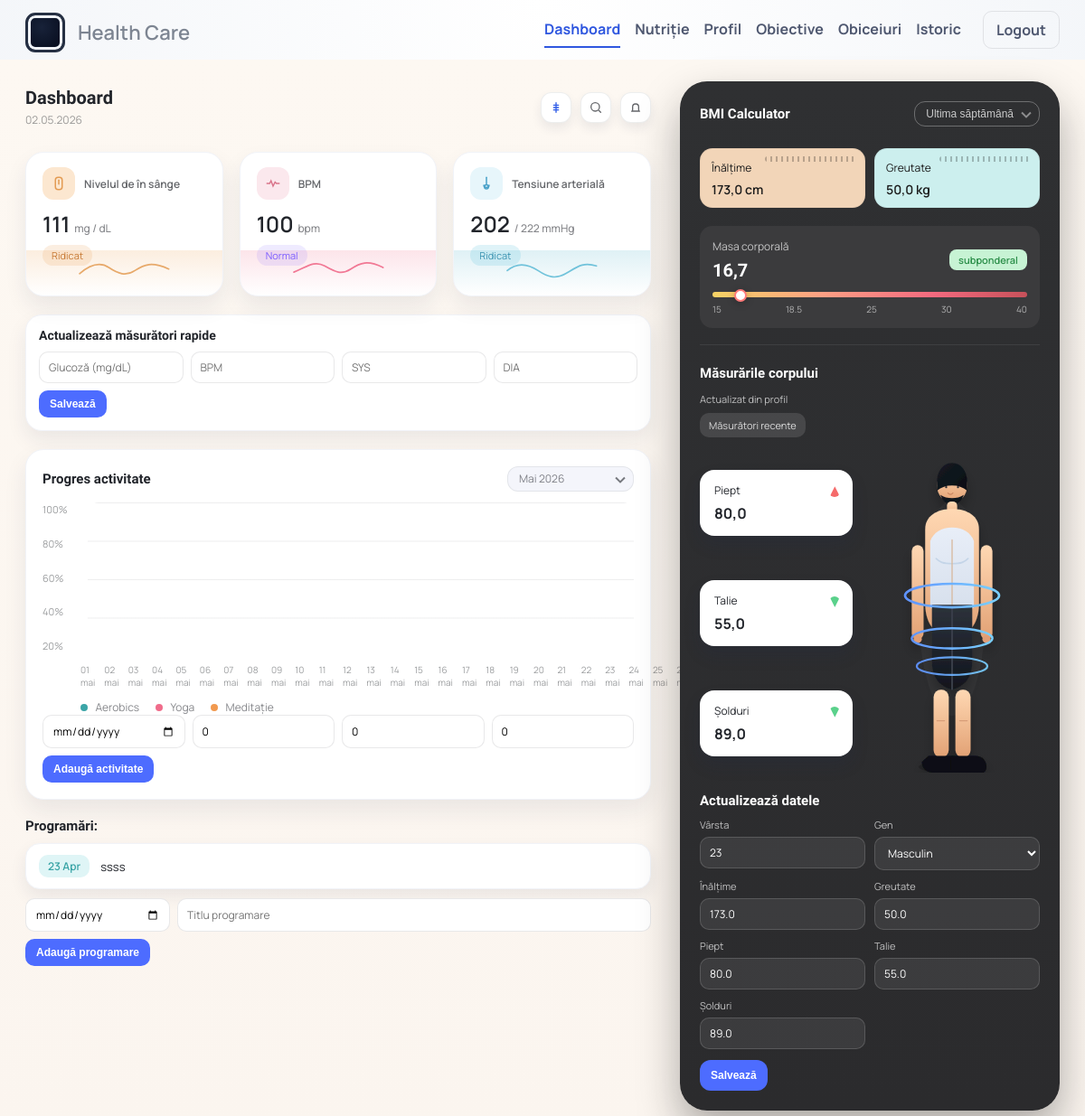
The page /dashboard/ (signed in) on the database its author committed.
### pages/models.py (models this page shows, shortened)
class Appointment(models.Model):
    user = models.ForeignKey(settings.AUTH_USER_MODEL, on_delete=models.CASCADE, related_name="appointments")
    date = models.DateField()
    title = models.CharField(max_length=140)
    class Meta:
        ordering = ["date"]

class Profile(models.Model):
    GENDER_CHOICES = [
        ("masculin", "Masculin"),
        ("feminin", "Feminin"),
        ("altul", "Altul"),
    ]
    user = models.OneToOneField(settings.AUTH_USER_MODEL, on_delete=models.CASCADE, related_name="profile")
    age = models.PositiveSmallIntegerField(null=True, blank=True)
    gender = models.CharField(max_length=20, choices=GENDER_CHOICES, blank=True)
    height_cm = models.DecimalField(max_digits=5, decimal_places=1, null=True, blank=True)
    weight_kg = models.DecimalField(max_digits=5, decimal_places=1, null=True, blank=True)
    bmi = models.DecimalField(max_digits=4, decimal_places=1, null=True, blank=True)
    chest_cm = models.DecimalField(max_digits=5, decimal_places=1, null=True, blank=True)
    waist_cm = models.DecimalField(max_digits=5, decimal_places=1, null=True, blank=True)
    hips_cm = models.DecimalField(max_digits=5, decimal_places=1, null=True, blank=True)

### pages/views.py (the view, shortened to what this page needs)
# urls.py: path("dashboard/", views.dashboard, name="dashboard"),
@login_required
def dashboard(request):
    profile, _ = Profile.objects.get_or_create(user=request.user)
    profile_form = ProfileUpdateForm(instance=profile)
    metric_form = MetricForm()
    activity_form = ActivityForm()
    appointment_form = AppointmentForm()
    selected_month = _parse_activity_month(request)
    selected_month_value = selected_month.strftime("%Y-%m")
    redirect_target = f"{request.path}?month={selected_month_value}"
    latest_metric = HealthMetric.objects.filter(user=request.user).first()
    metrics = {
        "blood_sugar": latest_metric.blood_sugar_mg if latest_metric else None,
        "bpm": latest_metric.bpm if latest_metric else None,
        "bp_sys": latest_metric.blood_pressure_sys if latest_metric else None,
        "bp_dia": latest_metric.blood_pressure_dia if latest_metric else None,
    }
    bmi_value = profile.bmi
    bmi_status = _bmi_status(bmi_value)
    bmi_position = _bmi_position(bmi_value)
    activity_series = _activity_series(request.user, selected_month)
    appointments = Appointment.objects.filter(user=request.user)[:3]
    context = {
        "profile": profile,
        "bmi_status": bmi_status,
        "bmi_position": bmi_position,
        "profile_form": profile_form,
        "metric_form": metric_form,
        "activity_form": activity_form,
        "appointment_form": appointment_form,
        "metrics": metrics,
        "blood_sugar_status": _blood_sugar_status(metrics["blood_sugar"]),
        "bpm_status": _bpm_status(metrics["bpm"]),
        "bp_status": _bp_status(metrics["bp_sys"], metrics["bp_dia"]),
        "activity_series": activity_series,
        "activity_month_label": f"{_month_name_ro(selected_month)} {selected_month.year}",
        "activity_month_value": selected_month_value,
        "activity_month_options": _activity_month_options(selected_month),
        "appointments": appointments,
    }
    return render(request, "pages/dashboard.html", context)

### pages/templates/pages/dashboard.html (shortened to what this page needs)
<!DOCTYPE html>
<html lang="ro">
  <head>
    {% load static %}
    <link rel="stylesheet" href="{% static 'pages/css/dashboard.css' %}?v=20260419-1812" />
  </head>
  <body>
    <div class="page-top">
      <div class="page-title">
        <span class="page-title-text">Health Care</span>
      </div>
      <nav class="top-menu">
        <a class="active" href="{% url 'dashboard' %}">Dashboard</a>
        <a href="{% url 'nutrition' %}">Nutriție</a>
        <a href="{% url 'profile' %}">Profil</a>
        <a href="{% url 'goals' %}">Obiective</a>
        <a href="{% url 'habits' %}">Obiceiuri</a>
        <a href="{% url 'history' %}">Istoric</a>
        <a class="logout" href="{% url 'logout' %}">Logout</a>
      </nav>
    </div>
    <div class="app-shell">
      <main class="dashboard">
        <header class="dash-header">
          <div>
            <h1>Dashboard</h1>
            <span>{% now "d.m.Y" %}</span>
          </div>
          <div class="dash-actions">
            <a class="icon-btn nutrition-link" href="{% url 'nutrition' %}" title="Nutritie">
            </a>
            <button class="icon-btn">
              <svg viewBox="0 0 24 24" aria-hidden="true">
                <circle cx="11" cy="11" r="7" fill="none" stroke="currentColor" stroke-width="2" />
                <path d="M20 20l-3-3" stroke="currentColor" stroke-width="2" stroke-linecap="round" />
              </svg>
            </button>
            <button class="icon-btn">
              <svg viewBox="0 0 24 24" aria-hidden="true">
                <path
                  d="M6 18h12l-1-2v-5a5 5 0 0 0-10 0v5l-1 2z"
                  fill="none"
                  stroke="currentColor"
                  stroke-width="2"
                />
              </svg>
            </button>
          </div>
        </header>
        <section class="metrics">
          <article class="metric-card warm">
            <div class="metric-top">
              <div class="metric-icon">
                <svg viewBox="0 0 24 24" aria-hidden="true">
                  <rect x="7" y="3" width="10" height="18" rx="4" fill="none" stroke="currentColor" stroke-width="2" />
                  <path d="M12 7v6" stroke="currentColor" stroke-width="2" stroke-linecap="round" />
                </svg>
              </div>
              <span>Nivelul de în sânge</span>
            </div>
            <h2>
              {% if metrics.blood_sugar %}
                {{ metrics.blood_sugar }}
              {% else %}
                -
              {% endif %}
              <span>mg / dL</span>
            </h2>
            <div class="pill">{{ blood_sugar_status }}</div>
            <div class="sparkline warm">
              <svg viewBox="0 0 120 40" aria-hidden="true">
                <path
                  d="M2 28 C 16 16, 28 12, 40 20 S 62 32, 74 24 S 96 12, 118 22"
                  fill="none"
                  stroke="currentColor"
                  stroke-width="2"
                  stroke-linecap="round"
                />
              </svg>
            </div>
          </article>
          <article class="metric-card">
            <div class="metric-top">
              <div class="metric-icon">
                <svg viewBox="0 0 24 24" aria-hidden="true">
                  <path
                    d="M3 12h4l2-4 3 8 3-6 2 2h4"
                    fill="none"
                    stroke="currentColor"
                    stroke-width="2"
                    stroke-linecap="round"
                  />
                </svg>
              </div>
              <span>BPM</span>
            </div>
            <h2>
              {% if metrics.bpm %}
                {{ metrics.bpm }}
              {% else %}
                -
              {% endif %}
              <span>bpm</span>
            </h2>
            <div class="pill">{{ bpm_status }}</div>
            <div class="sparkline pink">
              <svg viewBox="0 0 120 40" aria-hidden="true">
                <path
                  d="M2 26 C 18 20, 28 10, 42 18 S 64 30, 76 22 S 98 10, 118 20"
                  fill="none"
                  stroke="currentColor"
                  stroke-width="2"
                  stroke-linecap="round"
                />
              </svg>
            </div>
          </article>
          <article class="metric-card cool">
            <div class="metric-top">
              <div class="metric-icon">
                <svg viewBox="0 0 24 24" aria-hidden="true">
                  <path
                    d="M12 3v10"
                    stroke="currentColor"
                    stroke-width="2"
                    stroke-linecap="round"
                  />
                  <path
                    d="M8 14a4 4 0 1 0 8 0"
                    fill="none"
                    stroke="currentColor"
                    stroke-width="2"
                  />
                  <circle cx="12" cy="17" r="3" fill="none" stroke="currentColor" stroke-width="2" />
                </svg>
              </div>
              <span>Tensiune arterială</span>
            </div>
            <h2>
              {% if metrics.bp_sys and metrics.bp_dia %}
                {{ metrics.bp_sys }} <span>/ {{ metrics.bp_dia }} mmHg</span>
              {% else %}
                - <span>/ - mmHg</span>
              {% endif %}
            </h2>
            <div class="pill">{{ bp_status }}</div>
            <div class="sparkline blue">
              <svg viewBox="0 0 120 40" aria-hidden="true">
                <path
                  d="M2 24 C 16 12, 30 16, 42 24 S 64 36, 78 28 S 100 12, 118 18"
                  fill="none"
                  stroke="currentColor"
                  stroke-width="2"
                  stroke-linecap="round"
                />
              </svg>
            </div>
          </article>
        </section>
        <section class="metrics-form">
          <h3>Actualizează măsurători rapide</h3>
          <form class="mini-form" method="post" novalidate>
            <div class="mini-grid">
              {{ metric_form.blood_sugar_mg }}
              {{ metric_form.bpm }}
              {{ metric_form.blood_pressure_sys }}
              {{ metric_form.blood_pressure_dia }}
            </div>
            <button class="mini-btn" type="submit">Salvează</button>
          </form>
        </section>
        <section class="activity">
          <div class="activity-header">
            <h3>Progres activitate</h3>
            <form method="get" class="activity-filter">
              <select name="month" class="select-month" onchange="this.form.submit()">
                {% for option in activity_month_options %}
                  <option value="{{ option.value }}" {% if option.selected %}selected{% endif %}>
                    {{ option.label }}
                  </option>
                {% endfor %}
              </select>
            </form>
          </div>
          <div class="chart-wrap">
            <div class="chart-axis">
              <span>100%</span>
              <span>80%</span>
              <span>60%</span>
              <span>40%</span>
              <span>20%</span>
            </div>
            <div class="chart" style="grid-template-columns: repeat({{ activity_series|length }}, 1fr);">
              {% for entry in activity_series %}
                <div class="chart-row">
                </div>
              {% endfor %}
            </div>
          </div>
          <div class="chart-labels" style="grid-template-columns: repeat({{ activity_series|length }}, 1fr);">
            {% for entry in activity_series %}
              <span>{{ entry.label }}</span>
            {% endfor %}
          </div>
          <div class="legend">
            <span><i class="dot teal"></i> Aerobics</span>
            <span><i class="dot pink"></i> Yoga</span>
            <span><i class="dot orange"></i> Meditație</span>
          </div>
          <form class="mini-form" method="post" novalidate>
            <div class="mini-grid">
              {{ activity_form.date }}
              {{ activity_form.aerobics }}
              {{ activity_form.yoga }}
              {{ activity_form.meditation }}
            </div>
            <button class="mini-btn" type="submit">Adaugă activitate</button>
          </form>
        </section>
        <section class="schedule">
          <h3>Programări:</h3>
          {% if appointments %}
            {% for appointment in appointments %}
              <div class="schedule-card">
                <span class="badge">{{ appointment.date|date:"d M" }}</span>
                <span>{{ appointment.title }}</span>
              </div>
            {% endfor %}
          {% else %}
            <div class="schedule-card">
              <span class="badge">--</span>
              <span>Nu ai programări încă.</span>
            </div>
          {% endif %}
          <form class="mini-form" method="post" novalidate>
            <div class="mini-grid">
              {{ appointment_form.date }}
              {{ appointment_form.title }}
            </div>
            <button class="mini-btn" type="submit">Adaugă programare</button>
          </form>
        </section>
      </main>
      <aside class="right-panel">
        <section class="bmi">
          <div class="bmi-header">
            <h3>BMI Calculator</h3>
            <button class="select dark">Ultima săptămână</button>
          </div>
          <div class="bmi-grid">
            <div class="bmi-chip warm">
              <span>Înălțime</span>
              <strong>
                {% if profile and profile.height_cm %}
                  {{ profile.height_cm }} cm
                {% else %}
                  -
                {% endif %}
              </strong>
            </div>
            <div class="bmi-chip cool">
              <span>Greutate</span>
              <strong>
                {% if profile and profile.weight_kg %}
                  {{ profile.weight_kg }} kg
                {% else %}
                  -
                {% endif %}
              </strong>
            </div>
          </div>
          <div class="bmi-score">
            <div class="bmi-score-top">
              <div>
                <span>Masa corporală</span>
                <h4>
                  {% if profile and profile.bmi %}
                    {{ profile.bmi }}
                  {% else %}
                    -
                  {% endif %}
                </h4>
              </div>
              <span class="status">{{ bmi_status }}</span>
            </div>
            <div class="range">
              <div class="range-bar" style="--bmi-pos: {{ bmi_position }}"></div>
              <div class="range-labels">
                <span>15</span>
                <span>18.5</span>
                <span>25</span>
                <span>30</span>
                <span>40</span>
              </div>
            </div>
          </div>
        </section>
        <section class="body">
          <h3>Măsurările corpului</h3>
          <div class="body-tags">
            <span class="note">Actualizat din profil</span>
            <span class="tag">Măsurători recente</span>
          </div>
          <div class="body-grid">
            <div class="measure">
              <span>Piept</span>
              <strong>
                {% if profile and profile.chest_cm %}
                  {{ profile.chest_cm }}
                {% else %}
                  -
                {% endif %}
              </strong>
              <i class="trend up"></i>
            </div>
            <div class="figure">
            </div>
            <div class="measure">
              <span>Talie</span>
              <strong>
                {% if profile and profile.waist_cm %}
                  {{ profile.waist_cm }}
                {% else %}
                  -
                {% endif %}
              </strong>
              <i class="trend down"></i>
            </div>
            <div class="measure">
              <span>Șolduri</span>
              <strong>
                {% if profile and profile.hips_cm %}
                  {{ profile.hips_cm }}
                {% else %}
                  -
                {% endif %}
              </strong>
              <i class="trend down"></i>
            </div>
          </div>
        </section>
        <section class="profile-edit">
          <h3>Actualizează datele</h3>
          <form class="profile-form" method="post" novalidate>
            <div class="profile-grid">
              <label>
                <span>Vârsta</span>
                {{ profile_form.age }}
              </label>
              <label>
                <span>Gen</span>
                {{ profile_form.gender }}
              </label>
              <label>
                <span>Înălțime</span>
                {{ profile_form.height_cm }}
              </label>
              <label>
                <span>Greutate</span>
                {{ profile_form.weight_kg }}
              </label>
              <label>
                <span>Piept</span>
                {{ profile_form.chest_cm }}
              </label>
              <label>
                <span>Talie</span>
                {{ profile_form.waist_cm }}
              </label>
              <label>
                <span>Șolduri</span>
                {{ profile_form.hips_cm }}
              </label>
            </div>
            <button class="btn-save" type="submit">Salvează</button>
          </form>
        </section>
      </aside>
    </div>
  </body>
</html>

### rows shown on the page
Appointment: date "23 Apr", title "ssss"
Profile: height_cm "173,0", weight_kg "50,0", bmi "16,7", chest_cm "80,0", waist_cm "55,0", hips_cm "89,0", age "23", gender "Masculin", height_cm "173.0", weight_kg "50.0", chest_cm "80.0", waist_cm "55.0", hips_cm "89.0"

### other values the page prints
{{ metrics.blood_sugar }} "111"
{{ blood_sugar_status }} "Ridicat"
{{ metrics.bpm }} "100"
{{ bpm_status }} "Normal"
{{ metrics.bp_sys }} "202"
{{ metrics.bp_dia }} "222"
{{ bp_status }} "Ridicat"
{{ entry.label }} "01 mai" "02 mai" "03 mai" "04 mai" "05 mai" "06 mai" "07 mai" "08 mai" "09 mai" "10 mai" "11 mai" "12 mai" "13 mai" "14 mai" "15 mai" "16 mai" "17 mai" "18 mai" "19 mai" "20 mai" "21 mai" "22 mai" "23 mai" "24 mai" "25 mai" "26 mai"
{{ bmi_status }} "subponderal"
form field month "Mai 2026"
